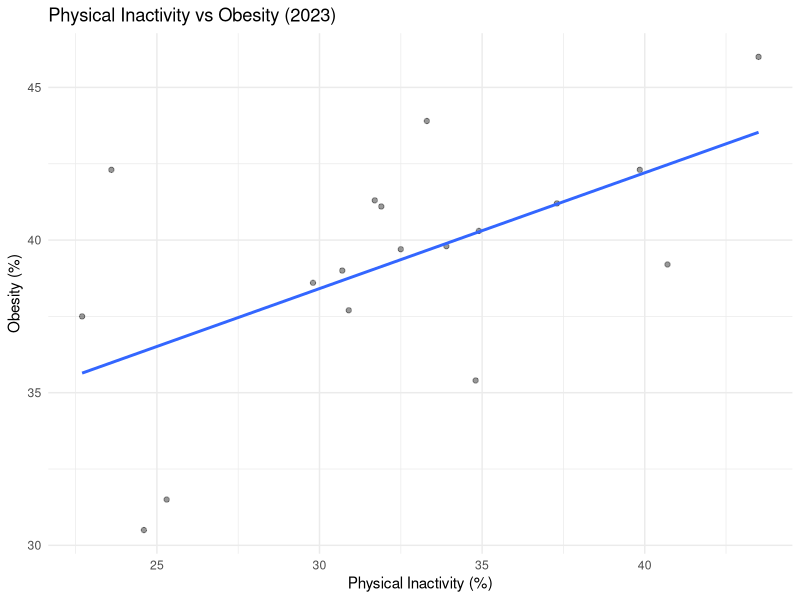
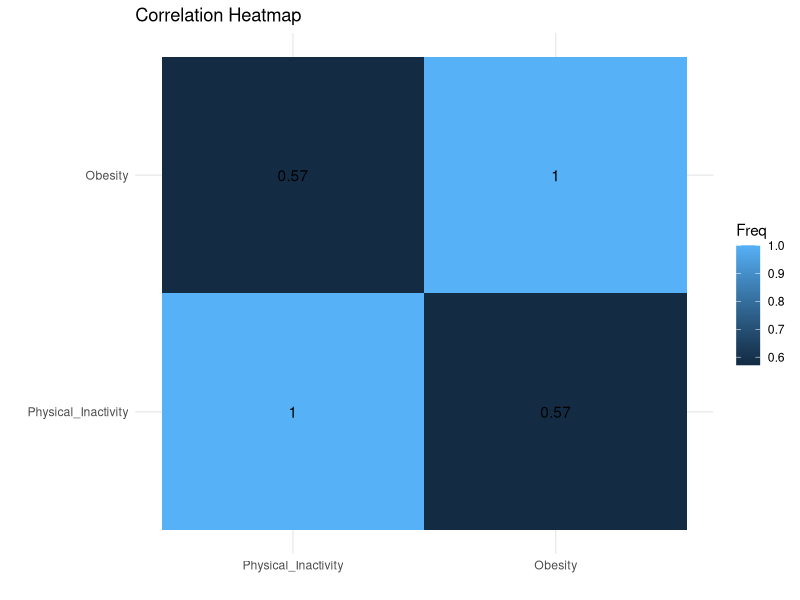

The R source for these figures, in order:
# =====================
# CP04 - Simulation
# =====================

# Clean environment
rm(list = ls())

# Load libraries
library(ggplot2)
library(dplyr)
library(tidyr)

# =====================
# Load data
# =====================
data <- read.csv("data/raw/PLACES_sample.csv")

# =====================
# Data cleaning
# =====================
data_clean <- data %>%
  filter(Data_Value_Type == "Crude prevalence",
         Year == 2023)

# =====================
# Select variables
# =====================
selected <- data_clean %>%
  filter(Measure %in% c("No leisure-time physical activity among adults",
                        "Obesity among adults")) %>%
  select(LocationName, Measure, Data_Value) %>%
  pivot_wider(
    names_from = Measure,
    values_from = Data_Value,
    values_fn = mean
  )

# =====================
# Rename variables
# =====================
selected <- selected %>%
  rename(
    County = LocationName,
    Physical_Inactivity = `No leisure-time physical activity among adults`,
    Obesity = `Obesity among adults`
  ) %>%
  drop_na()

# =====================
# Scatter plot
# =====================
ggplot(selected, aes(x = Physical_Inactivity, y = Obesity)) +
  geom_point(alpha = 0.4) +
  geom_smooth(method = "lm", se = FALSE) +
  labs(
    title = "Physical Inactivity vs Obesity (2023)",
    x = "Physical Inactivity (%)",
    y = "Obesity (%)"
  ) +
  theme_minimal()

# =====================
# Heatmap (Correlation)
# =====================

# Select numeric variables
heat_data <- selected %>%
  select(Physical_Inactivity, Obesity)

# Correlation matrix
cor_matrix <- cor(heat_data)

# Convert to long format
cor_long <- as.data.frame(as.table(cor_matrix))

# Plot heatmap
ggplot(cor_long, aes(x = Var1, y = Var2, fill = Freq)) +
  geom_tile() +
  geom_text(aes(label = round(Freq, 2))) +
  labs(
    title = "Correlation Heatmap",
    x = "",
    y = ""
  ) +
  theme_minimal()
